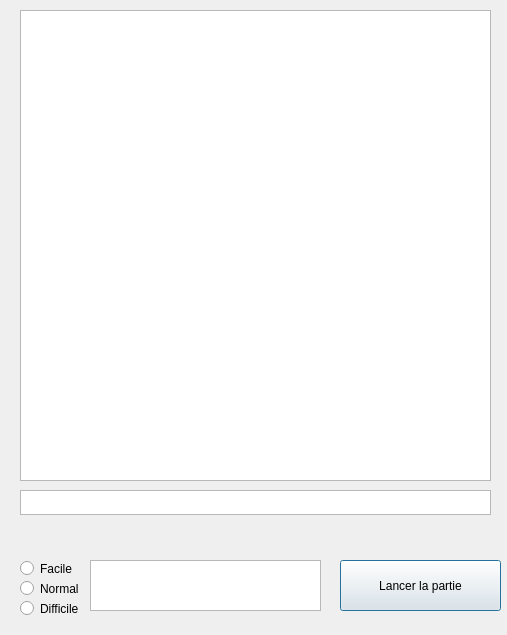
<?xml version="1.0" encoding="UTF-8"?>
<ui version="4.0">
 <class>PreStartGame</class>
 <widget class="QDialog" name="PreStartGame">
  <property name="geometry">
   <rect>
    <x>0</x>
    <y>0</y>
    <width>507</width>
    <height>635</height>
   </rect>
  </property>
  <property name="windowTitle">
   <string>Dialog</string>
  </property>
  <widget class="QRadioButton" name="RadioDifficile">
   <property name="geometry">
    <rect>
     <x>20</x>
     <y>600</y>
     <width>82</width>
     <height>17</height>
    </rect>
   </property>
   <property name="text">
    <string>Difficile</string>
   </property>
  </widget>
  <widget class="QRadioButton" name="RadioFacile">
   <property name="geometry">
    <rect>
     <x>20</x>
     <y>560</y>
     <width>82</width>
     <height>17</height>
    </rect>
   </property>
   <property name="text">
    <string>Facile</string>
   </property>
  </widget>
  <widget class="QPushButton" name="StartGame">
   <property name="geometry">
    <rect>
     <x>340</x>
     <y>560</y>
     <width>161</width>
     <height>51</height>
    </rect>
   </property>
   <property name="text">
    <string>Lancer la partie</string>
   </property>
  </widget>
  <widget class="QRadioButton" name="RadioNormal">
   <property name="geometry">
    <rect>
     <x>20</x>
     <y>580</y>
     <width>82</width>
     <height>17</height>
    </rect>
   </property>
   <property name="text">
    <string>Normal</string>
   </property>
  </widget>
  <widget class="QListView" name="ListMusic">
   <property name="geometry">
    <rect>
     <x>20</x>
     <y>10</y>
     <width>471</width>
     <height>471</height>
    </rect>
   </property>
  </widget>
  <widget class="QTextEdit" name="textEditChemin">
   <property name="geometry">
    <rect>
     <x>20</x>
     <y>490</y>
     <width>471</width>
     <height>25</height>
    </rect>
   </property>
   <property name="maximumSize">
    <size>
     <width>16777215</width>
     <height>25</height>
    </size>
   </property>
  </widget>
  <widget class="QTextEdit" name="textEditProgress">
   <property name="geometry">
    <rect>
     <x>90</x>
     <y>560</y>
     <width>231</width>
     <height>51</height>
    </rect>
   </property>
   <property name="minimumSize">
    <size>
     <width>0</width>
     <height>50</height>
    </size>
   </property>
   <property name="maximumSize">
    <size>
     <width>16777215</width>
     <height>100</height>
    </size>
   </property>
   <property name="readOnly">
    <bool>true</bool>
   </property>
  </widget>
 </widget>
 <resources/>
 <connections/>
</ui>
